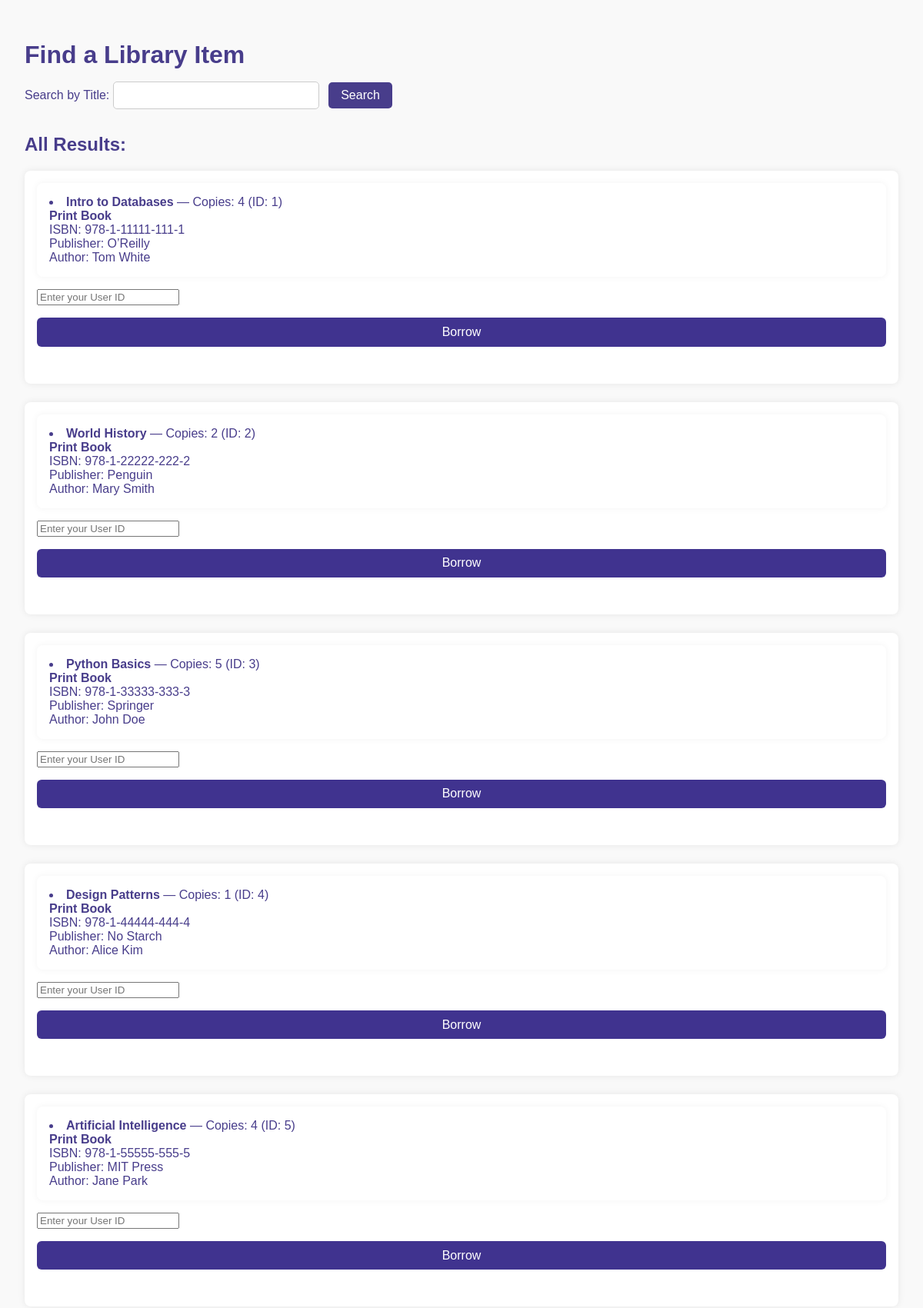
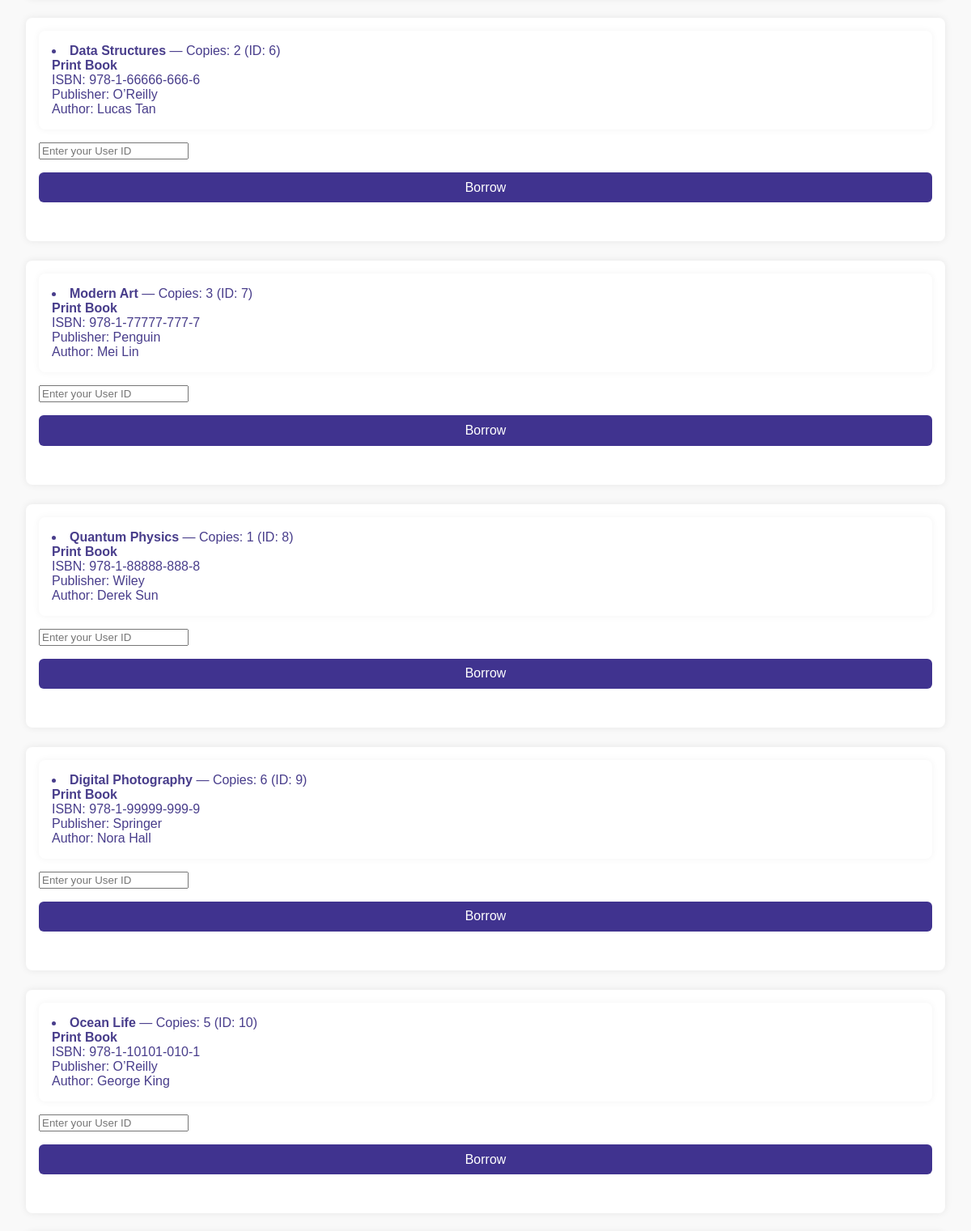
Page /find (upper part) on the committed database (2 pictures, top to bottom).
### tables this page shows
CREATE TABLE PrintBooks (
        item_id INTEGER PRIMARY KEY,
        ISBN TEXT,
        publisher TEXT,
        author TEXT,
        FOREIGN KEY (item_id) REFERENCES LibraryItems(item_id)
    );

CREATE TABLE LibraryItems (
        item_id INTEGER PRIMARY KEY,
        available_copies INTEGER CHECK(available_copies >= 0),
        title TEXT NOT NULL
    );

### modules/routes.py (the view)
    @app.route('/find', methods=['GET', 'POST'])
    def find_item():
        search_query = ''
        if request.method == 'POST':
            search_query = request.form['title']
        conn = sqlite3.connect('library.db')
        cur = conn.cursor()
        query = '''
            SELECT li.item_id, li.title, li.available_copies,
                pb.ISBN, pb.publisher, pb.author,
                r.format, r.artist,
                m.ISSN,
                ob.ISBN,
                cd.genre
            FROM LibraryItems li
            LEFT JOIN PrintBooks pb ON li.item_id = pb.item_id
            LEFT JOIN Records r ON li.item_id = r.item_id
            LEFT JOIN Magazines m ON li.item_id = m.item_id
            LEFT JOIN OnlineBooks ob ON li.item_id = ob.item_id
            LEFT JOIN CDs cd ON li.item_id = cd.item_id
        '''
        params = ()
        if search_query:
            query += ' WHERE li.title LIKE ?'
            params = (f'%{search_query}%',)
        cur.execute(query, params)
        results = cur.fetchall()
        conn.close()
        return render_template('find.html', results=results, search_query=search_query, message=request.args.get('message'))

### templates/find.html (shortened to what this page needs)
{% extends 'base.html' %}
{% block head %}
    <h1>Find a Library Item</h1>
{% endblock %}
{% block body %}
    <form method="POST">
        <label for="title">Search by Title:</label>
        <input type="text" id="title" name="title" value="{{ search_query }}">
        <button type="submit">Search</button>
    </form>
    <h2>All Results:</h2>
    {% for item in results %}
        <div class="card">
            <li>
                <strong>{{ item[1] }}</strong> — Copies: {{ item[2] }} (ID: {{ item[0] }})<br>
                {% if item[3] %}
                    <strong>Print Book</strong><br>
                    ISBN: {{ item[3] }}<br>
                    Publisher: {{ item[4] }}<br>
                    Author: {{ item[5] }}<br>
                {% elif item[6] %}
                    <strong>Record</strong><br>
                    Format: {{ item[6] }}<br>
                    Artist: {{ item[7] }}<br>
                {% elif item[8] %}
                    <strong>Magazine</strong><br>
                    ISSN: {{ item[8] }}<br>
                {% elif item[9] %}
                    <strong>Online Book</strong><br>
                    ISBN: {{ item[9] }}<br>
                {% elif item[10] %}
                    <strong>CD</strong><br>
                    Genre: {{ item[10] }}<br>
                {% endif %}
            </li>
            <form method="POST" action="{{ url_for('borrow_item') }}">
                <input type="number" name="user_id" placeholder="Enter your User ID" required>
                <button class="action-button" type="submit">Borrow</button>
            </form>
        </div>
    {% endfor %}
{% endblock %}

### templates/base.html (shortened to what this page needs)
<!DOCTYPE html>
<html lang="en">
<head>
    <link rel="stylesheet" href="{{ url_for('static',filename='style.css') }}">
    {% block head %}{% endblock %}
</head>
<body>
    {% block body %}{% endblock %}
</body>
</html>

### static/style.css (style rules this page uses)
body { margin: 0; font-family: sans-serif; color: darkslateblue; background-color: #f9f9f9; padding: 2rem; }
h1 { color: darkslateblue; margin-bottom: 1rem; }
form { margin-bottom: 2rem; }
input[type="text"] { padding: 0.5rem; font-size: 1rem; width: 250px; margin-right: 0.5rem; border: 1px solid #ccc; border-radius: 5px; }
button { padding: 0.5rem 1rem; font-size: 1rem; background-color: darkslateblue; color: white; border: none; border-radius: 5px; cursor: pointer; }
li { background: white; padding: 1rem; margin-bottom: 1rem; border-radius: 8px; box-shadow: 0 0 10px rgba(0,0,0,0.05); }
.card { background: white; padding: 1rem; margin-bottom: 1.5rem; border-radius: 8px; box-shadow: 0 0 10px rgba(0, 0, 0, 0.08); }
.action-button { background-color: #40338f; color: white; padding: 0.6rem 1rem; margin-top: 1rem; border: none; width: 100%; font-size: 1rem; border-radius: 6px; cursor: pointer; }

### rows in the picture
PrintBooks: title "Intro to Databases", available_copies "4", item_id "1", ISBN "978-1-11111-111-1", publisher "O’Reilly", author "Tom White"
PrintBooks: title "World History", available_copies "2", item_id "2", ISBN "978-1-22222-222-2", publisher "Penguin", author "Mary Smith"
PrintBooks: title "Python Basics", available_copies "5", item_id "3", ISBN "978-1-33333-333-3", publisher "Springer", author "John Doe"
PrintBooks: title "Design Patterns", available_copies "1", item_id "4", ISBN "978-1-44444-444-4", publisher "No Starch", author "Alice Kim"
PrintBooks: title "Artificial Intelligence", available_copies "4", item_id "5", ISBN "978-1-55555-555-5", publisher "MIT Press", author "Jane Park"
PrintBooks: title "Data Structures", available_copies "2", item_id "6", ISBN "978-1-66666-666-6", publisher "O’Reilly", author "Lucas Tan"
PrintBooks: title "Modern Art", available_copies "3", item_id "7", ISBN "978-1-77777-777-7", publisher "Penguin", author "Mei Lin"
PrintBooks: title "Quantum Physics", available_copies "1", item_id "8", ISBN "978-1-88888-888-8", publisher "Wiley", author "Derek Sun"
PrintBooks: title "Digital Photography", available_copies "6", item_id "9", ISBN "978-1-99999-999-9", publisher "Springer", author "Nora Hall"
PrintBooks: title "Ocean Life", available_copies "5", item_id "10", ISBN "978-1-10101-010-1", publisher "O’Reilly", author "George King"
